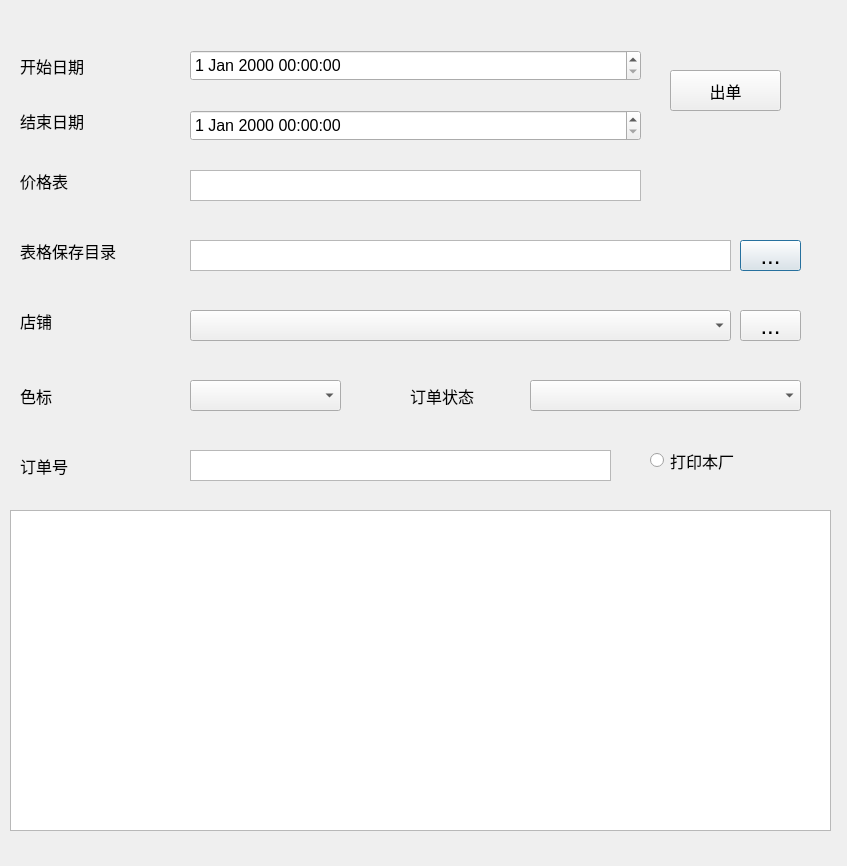
<?xml version="1.0" encoding="UTF-8"?>
<ui version="4.0">
 <class>Dialog</class>
 <widget class="QDialog" name="Dialog">
  <property name="geometry">
   <rect>
    <x>0</x>
    <y>0</y>
    <width>847</width>
    <height>866</height>
   </rect>
  </property>
  <property name="font">
   <font>
    <pointsize>18</pointsize>
   </font>
  </property>
  <property name="windowTitle">
   <string>Dialog</string>
  </property>
  <widget class="QLabel" name="label">
   <property name="geometry">
    <rect>
     <x>20</x>
     <y>20</y>
     <width>221</width>
     <height>91</height>
    </rect>
   </property>
   <property name="font">
    <font>
     <pointsize>12</pointsize>
    </font>
   </property>
   <property name="text">
    <string>开始日期</string>
   </property>
  </widget>
  <widget class="QLabel" name="label_2">
   <property name="geometry">
    <rect>
     <x>20</x>
     <y>80</y>
     <width>211</width>
     <height>81</height>
    </rect>
   </property>
   <property name="font">
    <font>
     <pointsize>12</pointsize>
    </font>
   </property>
   <property name="text">
    <string>结束日期</string>
   </property>
  </widget>
  <widget class="QPushButton" name="priceTablePathButton">
   <property name="geometry">
    <rect>
     <x>740</x>
     <y>240</y>
     <width>61</width>
     <height>31</height>
    </rect>
   </property>
   <property name="text">
    <string>...</string>
   </property>
  </widget>
  <widget class="QLabel" name="label_3">
   <property name="geometry">
    <rect>
     <x>20</x>
     <y>130</y>
     <width>151</width>
     <height>101</height>
    </rect>
   </property>
   <property name="font">
    <font>
     <pointsize>12</pointsize>
    </font>
   </property>
   <property name="text">
    <string>价格表</string>
   </property>
  </widget>
  <widget class="QLabel" name="label_4">
   <property name="geometry">
    <rect>
     <x>20</x>
     <y>200</y>
     <width>271</width>
     <height>101</height>
    </rect>
   </property>
   <property name="font">
    <font>
     <pointsize>12</pointsize>
    </font>
   </property>
   <property name="text">
    <string>表格保存目录</string>
   </property>
  </widget>
  <widget class="QComboBox" name="shopName">
   <property name="geometry">
    <rect>
     <x>190</x>
     <y>310</y>
     <width>541</width>
     <height>31</height>
    </rect>
   </property>
   <property name="font">
    <font>
     <pointsize>12</pointsize>
    </font>
   </property>
  </widget>
  <widget class="QPushButton" name="saveFilePathButton">
   <property name="geometry">
    <rect>
     <x>740</x>
     <y>310</y>
     <width>61</width>
     <height>31</height>
    </rect>
   </property>
   <property name="text">
    <string>...</string>
   </property>
  </widget>
  <widget class="QLabel" name="label_5">
   <property name="geometry">
    <rect>
     <x>20</x>
     <y>270</y>
     <width>171</width>
     <height>101</height>
    </rect>
   </property>
   <property name="font">
    <font>
     <pointsize>12</pointsize>
    </font>
   </property>
   <property name="text">
    <string>店铺</string>
   </property>
  </widget>
  <widget class="QLabel" name="label_6">
   <property name="geometry">
    <rect>
     <x>20</x>
     <y>350</y>
     <width>211</width>
     <height>91</height>
    </rect>
   </property>
   <property name="font">
    <font>
     <pointsize>12</pointsize>
    </font>
   </property>
   <property name="text">
    <string>色标</string>
   </property>
  </widget>
  <widget class="QComboBox" name="Tag">
   <property name="geometry">
    <rect>
     <x>190</x>
     <y>380</y>
     <width>151</width>
     <height>31</height>
    </rect>
   </property>
   <property name="font">
    <font>
     <pointsize>12</pointsize>
    </font>
   </property>
  </widget>
  <widget class="QTextEdit" name="output">
   <property name="geometry">
    <rect>
     <x>10</x>
     <y>510</y>
     <width>821</width>
     <height>321</height>
    </rect>
   </property>
   <property name="font">
    <font>
     <pointsize>12</pointsize>
    </font>
   </property>
  </widget>
  <widget class="QDateTimeEdit" name="startTime">
   <property name="geometry">
    <rect>
     <x>190</x>
     <y>50</y>
     <width>451</width>
     <height>31</height>
    </rect>
   </property>
   <property name="font">
    <font>
     <pointsize>12</pointsize>
    </font>
   </property>
  </widget>
  <widget class="QDateTimeEdit" name="endTime">
   <property name="geometry">
    <rect>
     <x>190</x>
     <y>110</y>
     <width>451</width>
     <height>31</height>
    </rect>
   </property>
   <property name="font">
    <font>
     <pointsize>12</pointsize>
    </font>
   </property>
  </widget>
  <widget class="QTextEdit" name="priceTablePath">
   <property name="geometry">
    <rect>
     <x>190</x>
     <y>170</y>
     <width>451</width>
     <height>31</height>
    </rect>
   </property>
   <property name="font">
    <font>
     <pointsize>10</pointsize>
    </font>
   </property>
  </widget>
  <widget class="QTextEdit" name="saveFilePath">
   <property name="geometry">
    <rect>
     <x>190</x>
     <y>240</y>
     <width>541</width>
     <height>31</height>
    </rect>
   </property>
   <property name="font">
    <font>
     <pointsize>10</pointsize>
    </font>
   </property>
  </widget>
  <widget class="QPushButton" name="commit">
   <property name="geometry">
    <rect>
     <x>670</x>
     <y>70</y>
     <width>111</width>
     <height>41</height>
    </rect>
   </property>
   <property name="font">
    <font>
     <pointsize>12</pointsize>
    </font>
   </property>
   <property name="text">
    <string>出单</string>
   </property>
  </widget>
  <widget class="QTextEdit" name="orderId">
   <property name="geometry">
    <rect>
     <x>190</x>
     <y>450</y>
     <width>421</width>
     <height>31</height>
    </rect>
   </property>
   <property name="font">
    <font>
     <pointsize>10</pointsize>
    </font>
   </property>
  </widget>
  <widget class="QLabel" name="label_7">
   <property name="geometry">
    <rect>
     <x>20</x>
     <y>420</y>
     <width>211</width>
     <height>91</height>
    </rect>
   </property>
   <property name="font">
    <font>
     <pointsize>12</pointsize>
    </font>
   </property>
   <property name="text">
    <string>订单号</string>
   </property>
  </widget>
  <widget class="QLabel" name="label_8">
   <property name="geometry">
    <rect>
     <x>410</x>
     <y>350</y>
     <width>211</width>
     <height>91</height>
    </rect>
   </property>
   <property name="font">
    <font>
     <pointsize>12</pointsize>
    </font>
   </property>
   <property name="text">
    <string>订单状态</string>
   </property>
  </widget>
  <widget class="QComboBox" name="orderStatus">
   <property name="geometry">
    <rect>
     <x>530</x>
     <y>380</y>
     <width>271</width>
     <height>31</height>
    </rect>
   </property>
   <property name="font">
    <font>
     <pointsize>12</pointsize>
    </font>
   </property>
  </widget>
  <widget class="QRadioButton" name="IsPrintOwn">
   <property name="geometry">
    <rect>
     <x>650</x>
     <y>440</y>
     <width>131</width>
     <height>41</height>
    </rect>
   </property>
   <property name="font">
    <font>
     <pointsize>12</pointsize>
    </font>
   </property>
   <property name="text">
    <string>打印本厂</string>
   </property>
  </widget>
 </widget>
 <resources/>
 <connections/>
</ui>
